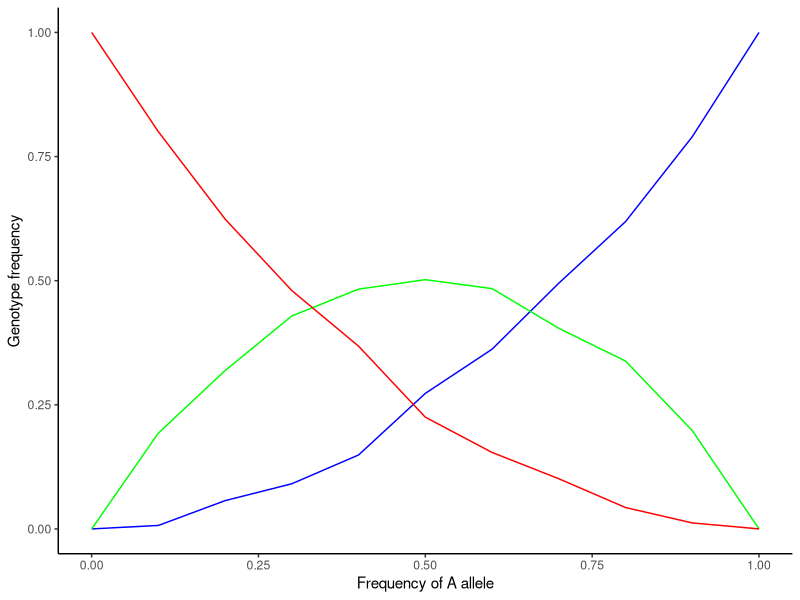
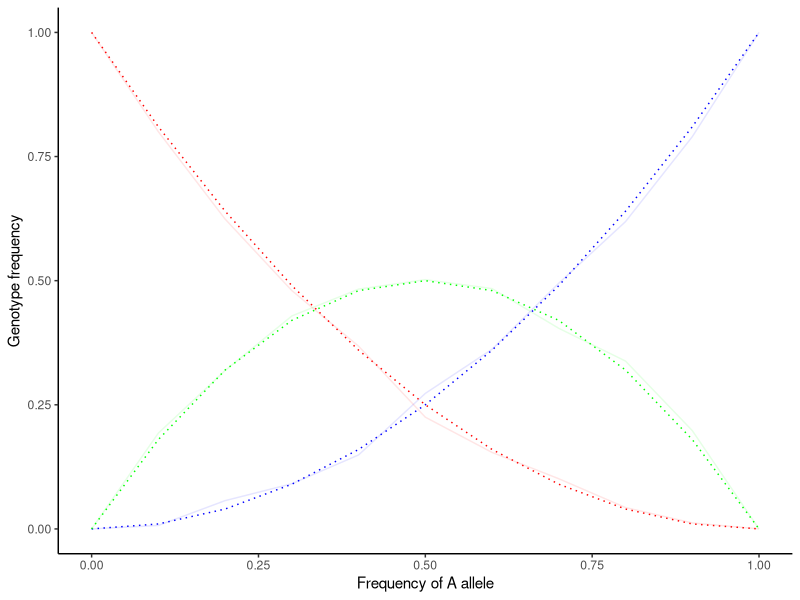
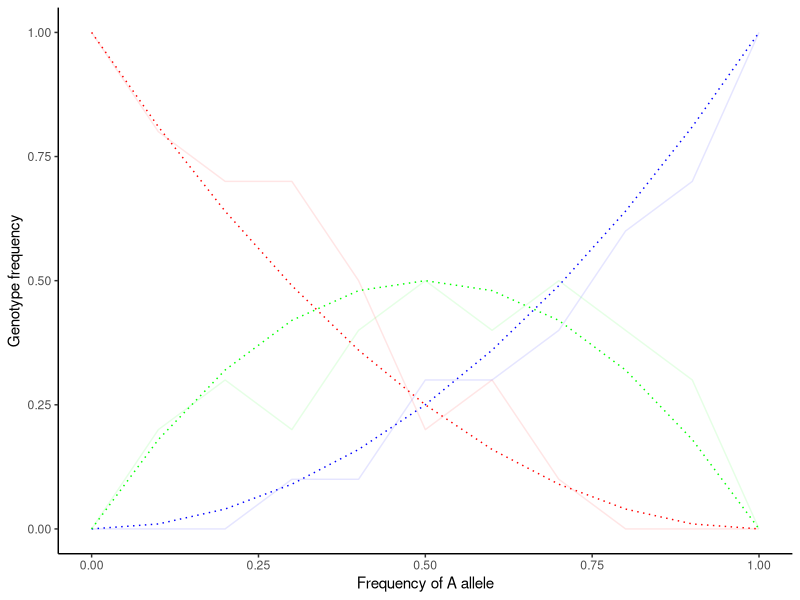

Write R code to recreate these figures, in order.
## ---- chunk 1
knitr::opts_chunk$set(echo = TRUE)
library(data.table)
library(ggplot2)
## ---- chunk 2

ninds = 10
fa = 0.5
fg = 1-fa
# Since we are diploid, we will draw one allele at a time
# we code the genotypes numerically for convenience: A -> 1 and G -> 0
# This coding indicates the presence/absence of the A allele

# the sample function draws at random from the different choices given
# based on some probability
# Draw the first allele
x1 = sample(c(0,1), 
            size = ninds, 
            replace = TRUE, 
            prob = c(fa, fg))

#second allele
x2 = sample(c(0,1), 
            size = ninds, 
            replace = TRUE, 
            prob = c(fa, fg))

# Dipolid genotype = no. of copies (out of 2) of the A allele
x = x1 + x2

## ---- chunk 3

# code here

## ---- chunk 4

# Let's run it a couple of times and store the result for each time

# we can create less work for ourselves by writing 'functions'
# functions are a convenient way to run the same thing multiple times
# a function requires an 'argument' - something that we specify
# in this case, the number of individuals and the allele frequency
create_genotype = function(ninds, fa){

  fg = 1-fa
  x1 = sample(c(0,1), 
              size = ninds, 
              replace = TRUE, 
              prob = c(fa, fg))
  
  x2 = sample(c(0,1), 
              size = ninds, 
              replace = TRUE, 
              prob = c(fa, fg))
  
  x = x1 + x2
  # provide an output using return()
  #prop. of GG genotypes
  n.gg = mean(x == 0) # another way to calculate proportions
  n.ga = mean(x == 1)
  n.aa = mean(x == 2)
  return(c(n.gg, n.ga, n.aa))
}

# create an empty matrix to store results in
# 1000 rows for replicates
# 3 columns, one for each genotype
mat = matrix(NA, nrow = 1000, ncol = 3)
for(i in 1:1000){
  #use the function to run the block of code
  mat[i,] = create_genotype(fa = 0.1, ninds = 1000)
}

#calculate the mean genotype across replicates
apply(mat, 2, mean)

## ---- chunk 5

#setup a vector with allele frequencies ranging from 0 to 1
f = seq(0, 1, 0.1)
mat = matrix(NA, nrow = length(f), ncol = 3)
for(i in 1:length(f)){
    mat[i,] = create_genotype(fa = f[i], ninds = 1000)
}

#convert to dataframe
mat = data.frame(mat)
colnames(mat) = c("GG","GA","AA")
mat$freq = f

#plot
ggplot(mat)+
  geom_line(aes(freq, GG), color = "blue")+
  geom_line(aes(freq, GA), color = "green")+
  geom_line(aes(freq, AA), color = "red")+
  theme_classic()+
  labs(x = "Frequency of A allele", 
       y = "Genotype frequency")

## ---- chunk 6

#the alpha aesthetic makes the lines more transparent so we can see the dotted lines
ggplot(mat)+
  geom_line(aes(freq, GG), color = "blue", alpha = 0.1)+
  geom_line(aes(freq, GA), color = "green", alpha = 0.1)+
  geom_line(aes(freq, AA), color = "red", alpha = 0.1)+
  geom_line(aes(freq, freq^2), 
            color = "blue", linetype = "dotted")+
  geom_line(aes(freq, 2*freq*(1-freq)), 
            color = "green", linetype = "dotted")+
  geom_line(aes(freq, (1-freq)^2), 
            color = "red", linetype = "dotted")+
  theme_classic()+
  labs(x = "Frequency of A allele", 
       y = "Genotype frequency")

#notice how we have layered multiple plots on top of each other.

## ---- chunk 7

#code here


#setup a vector with allele frequencies ranging from 0 to 1
f = seq(0, 1, 0.1)
mat = matrix(NA, nrow = length(f), ncol = 3)
for(i in 1:length(f)){
    mat[i,] = create_genotype(fa = f[i], ninds = 10)
}

#convert to dataframe
mat = data.frame(mat)
colnames(mat) = c("GG","GA","AA")
mat$freq = f

ggplot(mat)+
  geom_line(aes(freq, GG), color = "blue", alpha = 0.1)+
  geom_line(aes(freq, GA), color = "green", alpha = 0.1)+
  geom_line(aes(freq, AA), color = "red", alpha = 0.1)+
  geom_line(aes(freq, freq^2), 
            color = "blue", linetype = "dotted")+
  geom_line(aes(freq, 2*freq*(1-freq)), 
            color = "green", linetype = "dotted")+
  geom_line(aes(freq, (1-freq)^2), 
            color = "red", linetype = "dotted")+
  theme_classic()+
  labs(x = "Frequency of A allele", 
       y = "Genotype frequency")


## ---- chunk 8


#rbinom takes 3 arguments
#n = no. of individuals
#size = ploidy
#prob = allele frequency
x = rbinom(100, 2, 0.15)

#output the frequency of each genotype
mean(x == 0)
mean(x == 1)
mean(x == 2)

#OR we could use the table() function
table(x)/100

